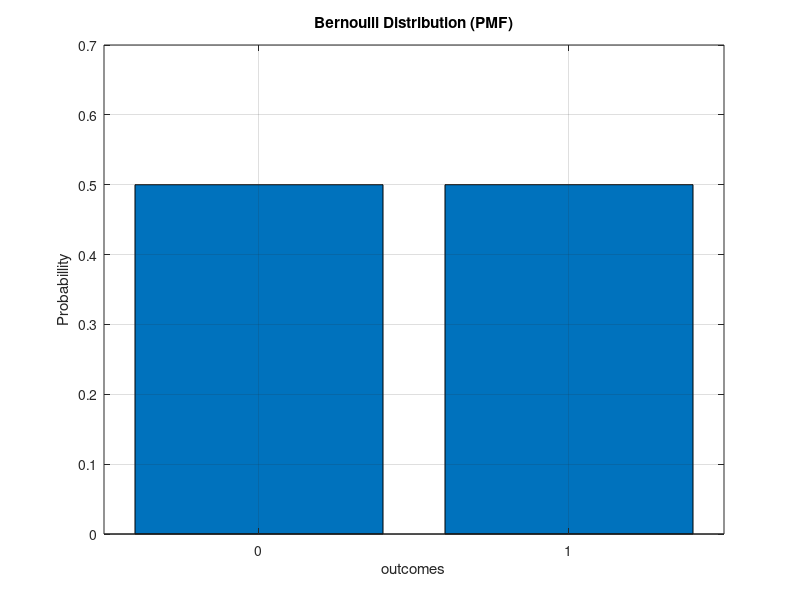

Write the MATLAB code that produced this figure.
%% MAP for bernoulli distribution

% Sample data
data = [0,1,0,1,1,1,0,0,1,1];
n = length(data);

%%
% % Define Prior distribution (simple mixture of two Bernoulli distributions)
% prior_p_0 = 0.8;
% prior_p_1 = 0.2; % if p_0 and p_1 is same  then its uninformative
% prior = @(p) prior_p_0 * (1-p) + prior_p_1 * p; %prior distribution is a simple mixture of two Bernoulli distributions with different prior probabilities for the two possible outcomes.  

% Define Prior distribution (Beta Distribution)
alpha_prior = 1; % Prior pseudo-counts for successes
beta_prior = 1; % Prior pseudo-counts for failures
prior = @(p) betapdf(p, alpha_prior, beta_prior);

% Define likelihood function
likelihood = @(p) prod(p.^data .* (1-p).^(data));

% Define Posterior Distribution & Define neg-log posterior
posterior = @(p) prior(p) * likelihood(p);
neg_log_posterior = @(p) -log(posterior(p));

% Estimate
initial_p = sum(data)/n;
estimated_p = fminsearch(neg_log_posterior,initial_p);

disp(['Estimated probability parameter (p): ' num2str(estimated_p)]);

%% plot

x_values = [0,1];
pmf_values = estimated_p.^x_values .* (1-estimated_p).^(1-x_values);

figure(1),clf
bar(x_values,pmf_values)
xlabel('outcomes')
ylabel('Probabillity')
title('Bernoulli Distribution (PMF)')
grid on
